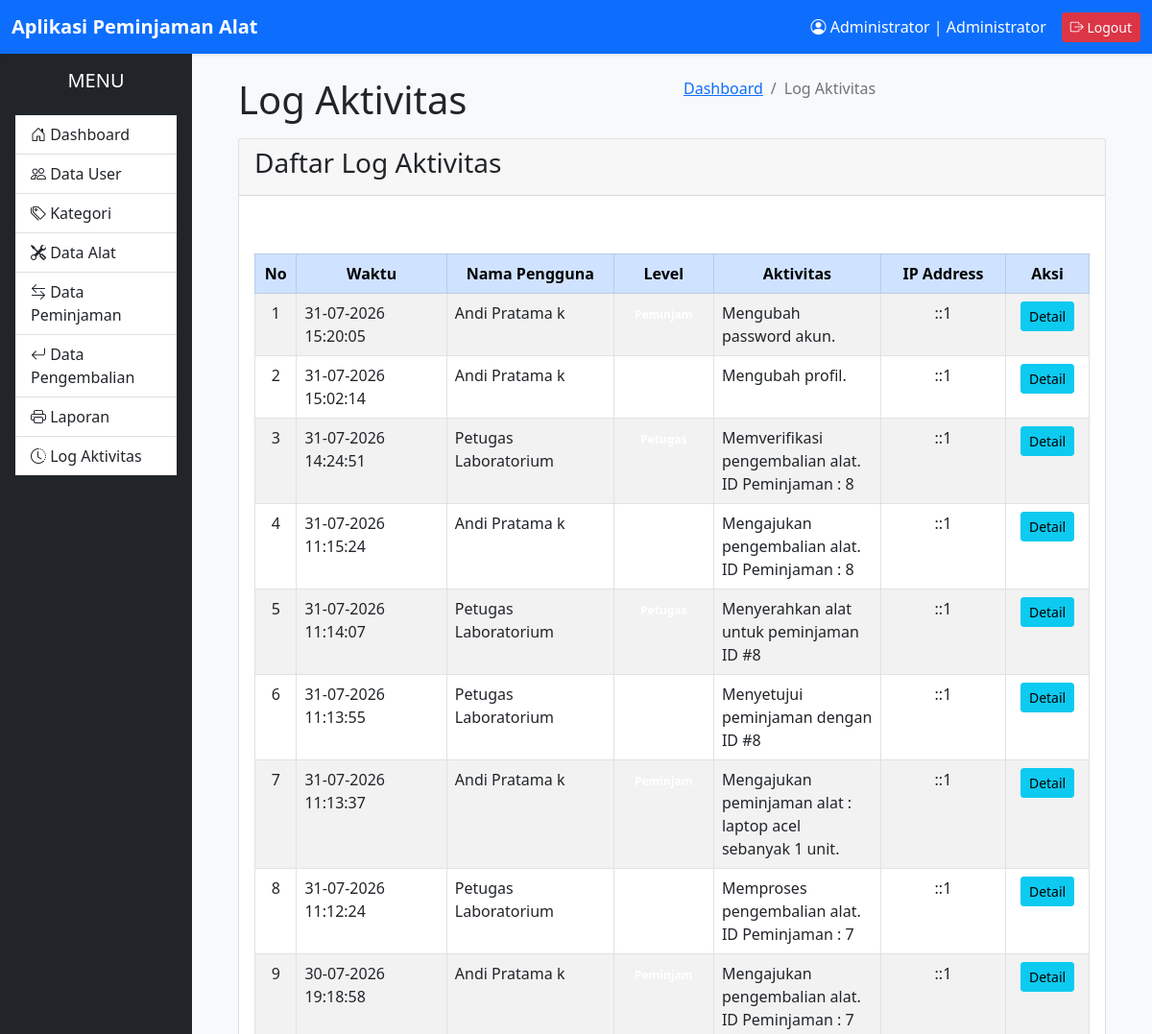
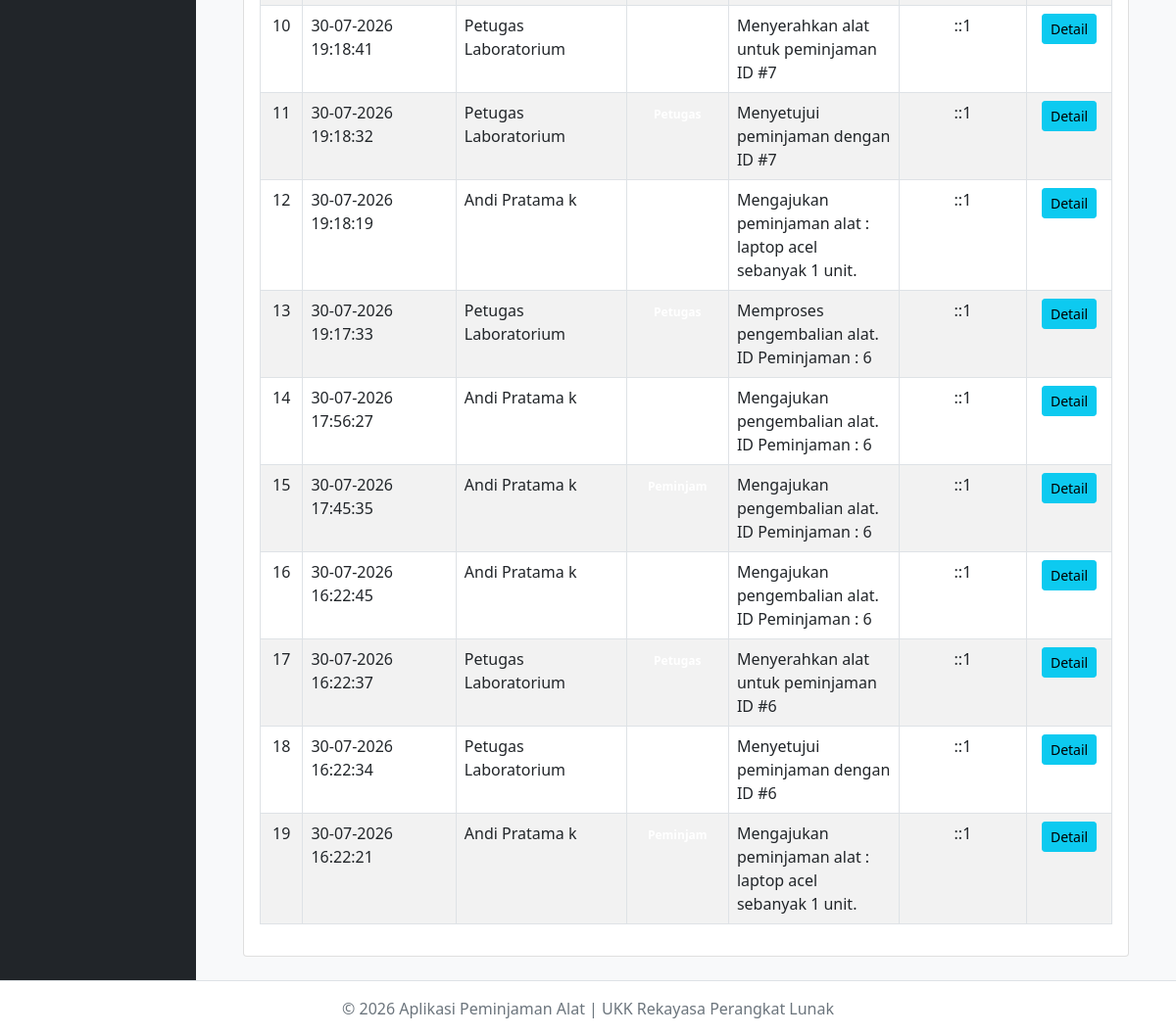
Screenshot of /administrator/log_aktivitas/index.php (signed in) with the database file from the repository (2 pictures, top to bottom).
### tables this page shows
CREATE TABLE `log_aktivitas` (
  `id_log` int(11) NOT NULL,
  `id_user` int(11) NOT NULL,
  `aktivitas` varchar(255) NOT NULL,
  `waktu` datetime DEFAULT current_timestamp(),
  `ip_address` varchar(45) DEFAULT NULL
);

CREATE TABLE `users` (
  `id_user` int(11) NOT NULL,
  `nama_lengkap` varchar(100) NOT NULL,
  `username` varchar(50) NOT NULL,
  `password` varchar(255) NOT NULL,
  `level` enum('Administrator','Petugas','Peminjam') NOT NULL,
  `status` enum('Aktif','Tidak Aktif') DEFAULT 'Aktif',
  `created_at` timestamp NOT NULL DEFAULT current_timestamp(),
  `updated_at` timestamp NOT NULL DEFAULT current_timestamp() ON UPDATE current_timestamp()
);

### administrator/log_aktivitas/index.php (the view, shortened to what this page needs)
<?php
require '../../config/database.php';
$sql = "
    SELECT
        l.id_log,
        l.aktivitas,
        l.waktu,
        l.ip_address,
        u.id_user,
        u.nama_lengkap,
        u.level
    FROM log_aktivitas l
    INNER JOIN users u
        ON l.id_user = u.id_user
    ORDER BY
        l.waktu DESC,
        l.id_log DESC
";
$stmt = $conn->prepare($sql);
if (!$stmt->execute()) {
    die($stmt->error);
}
$result = $stmt->get_result();
$totalData = $result->num_rows;
?>
<!DOCTYPE html>
<html lang="id">
<head>
    <?php include '../../layouts/header.php'; ?>
</head>
<body>
    <div class="wrapper">
        <?php include '../../layouts/navbar.php'; ?>
        <?php include '../../layouts/sidebar.php'; ?>
        <div class="content-wrapper">
            <section class="content-header">
                <div class="container-fluid">
                    <div class="row mb-2">
                        <div class="col-sm-6">
                            <h1>
                                Log Aktivitas
                            </h1>
                        </div>
                        <div class="col-sm-6">
                            <ol class="breadcrumb float-sm-right">
                                <li class="breadcrumb-item">
                                    <a href="../dashboard/index.php">
                                        Dashboard
                                    </a>
                                </li>
                                <li class="breadcrumb-item active">
                                    Log Aktivitas
                                </li>
                            </ol>
                        </div>
                    </div>
                </div>
            </section>
            <section class="content">
                <div class="container-fluid">
                    <div class="card card-primary">
                        <div class="card-header">
                            <h3 class="card-title">
                                Daftar Log Aktivitas
                            </h3>
                        </div>
                        <div class="card-body">
                            <div class="row mb-3">
                                <div class="col-md-6">
                                    <span class="badge badge-primary p-2">
                                    </span>
                                </div>
                            </div>
                            <div class="table-responsive">
                                <table class="table table-bordered table-hover table-striped">
                                    <thead class="table-primary text-center">
                                        <tr>
                                            <th width="5%">No</th>
                                            <th width="18%">Waktu</th>
                                            <th width="20%">Nama Pengguna</th>
                                            <th width="12%">Level</th>
                                            <th>Aktivitas</th>
                                            <th width="15%">IP Address</th>
                                            <th width="10%">Aksi</th>
                                        </tr>
                                    </thead>
                                    <tbody>
                                        <?php if ($totalData > 0) : ?>
                                        <?php
            $no = 1;
            while ($row = $result->fetch_assoc()) :
            ?>
                                        <tr>
                                            <td class="text-center">
                                                <?= $no++ ?>
                                            </td>
                                            <td>
                                                <?= date('d-m-Y H:i:s', strtotime($row['waktu'])) ?>
                                            </td>
                                            <td>
                                                <?= htmlspecialchars($row['nama_lengkap']) ?>
                                            </td>
                                            <td class="text-center">
                                                <?php
                                                switch ($row['level']) {
                                                    case 'Petugas':
                                                        echo '<span class="badge badge-info">Petugas</span>';
                                                        break;
                                                    case 'Peminjam':
                                                        echo '<span class="badge badge-success">Peminjam</span>';
                                                        break;
                                                }
                                                ?>
                                            </td>
                                            <td>
                                                <?= htmlspecialchars($row['aktivitas']) ?>
                                            </td>
                                            <td class="text-center">
                                                <?= htmlspecialchars($row['ip_address']) ?>
                                            </td>
                                            <td class="text-center">
                                                <a href="detail.php?id=<?= $row['id_log'] ?>"
                                                    class="btn btn-info btn-sm">
                                                    Detail
                                                </a>
                                            </td>
                                        </tr>
                                        <?php endwhile; ?>
                                        <?php endif; ?>
                                    </tbody>
                                </table>
                            </div>
                        </div>
                    </div>
                </div>
            </section>
        </div>
        <?php include '../../layouts/footer.php'; ?>
</body>
</html>

### rows the page displays
log_aktivitas: waktu "31-07-2026 15:20:05", id_user.nama_lengkap "Andi Pratama k", aktivitas "Mengubah password akun.", ip_address "::1"
log_aktivitas: waktu "31-07-2026 15:02:14", id_user.nama_lengkap "Andi Pratama k", aktivitas "Mengubah profil.", ip_address "::1"
log_aktivitas: waktu "31-07-2026 14:24:51", id_user.nama_lengkap "Petugas Laboratorium", aktivitas "Memverifikasi pengembalian alat. ID Peminjaman : 8", ip_address "::1"
log_aktivitas: waktu "31-07-2026 11:15:24", id_user.nama_lengkap "Andi Pratama k", aktivitas "Mengajukan pengembalian alat. ID Peminjaman : 8", ip_address "::1"
log_aktivitas: waktu "31-07-2026 11:14:07", id_user.nama_lengkap "Petugas Laboratorium", aktivitas "Menyerahkan alat untuk peminjaman ID #8", ip_address "::1"
log_aktivitas: waktu "31-07-2026 11:13:55", id_user.nama_lengkap "Petugas Laboratorium", aktivitas "Menyetujui peminjaman dengan ID #8", ip_address "::1"
log_aktivitas: waktu "31-07-2026 11:13:37", id_user.nama_lengkap "Andi Pratama k", aktivitas "Mengajukan peminjaman alat : laptop acel sebanyak 1 unit.", ip_address "::1"
log_aktivitas: waktu "31-07-2026 11:12:24", id_user.nama_lengkap "Petugas Laboratorium", aktivitas "Memproses pengembalian alat. ID Peminjaman : 7", ip_address "::1"
log_aktivitas: waktu "30-07-2026 19:18:58", id_user.nama_lengkap "Andi Pratama k", aktivitas "Mengajukan pengembalian alat. ID Peminjaman : 7", ip_address "::1"
log_aktivitas: waktu "30-07-2026 19:18:41", id_user.nama_lengkap "Petugas Laboratorium", aktivitas "Menyerahkan alat untuk peminjaman ID #7", ip_address "::1"
log_aktivitas: waktu "30-07-2026 19:18:32", id_user.nama_lengkap "Petugas Laboratorium", aktivitas "Menyetujui peminjaman dengan ID #7", ip_address "::1"
log_aktivitas: waktu "30-07-2026 19:18:19", id_user.nama_lengkap "Andi Pratama k", aktivitas "Mengajukan peminjaman alat : laptop acel sebanyak 1 unit.", ip_address "::1"
log_aktivitas: waktu "30-07-2026 19:17:33", id_user.nama_lengkap "Petugas Laboratorium", aktivitas "Memproses pengembalian alat. ID Peminjaman : 6", ip_address "::1"
log_aktivitas: waktu "30-07-2026 17:56:27", id_user.nama_lengkap "Andi Pratama k", aktivitas "Mengajukan pengembalian alat. ID Peminjaman : 6", ip_address "::1"
log_aktivitas: waktu "30-07-2026 17:45:35", id_user.nama_lengkap "Andi Pratama k", aktivitas "Mengajukan pengembalian alat. ID Peminjaman : 6", ip_address "::1"
log_aktivitas: waktu "30-07-2026 16:22:45", id_user.nama_lengkap "Andi Pratama k", aktivitas "Mengajukan pengembalian alat. ID Peminjaman : 6", ip_address "::1"
log_aktivitas: waktu "30-07-2026 16:22:37", id_user.nama_lengkap "Petugas Laboratorium", aktivitas "Menyerahkan alat untuk peminjaman ID #6", ip_address "::1"
log_aktivitas: waktu "30-07-2026 16:22:34", id_user.nama_lengkap "Petugas Laboratorium", aktivitas "Menyetujui peminjaman dengan ID #6", ip_address "::1"
log_aktivitas: waktu "30-07-2026 16:22:21", id_user.nama_lengkap "Andi Pratama k", aktivitas "Mengajukan peminjaman alat : laptop acel sebanyak 1 unit.", ip_address "::1"

### other values shown
$_SESSION['nama_lengkap'] "Administrator"
$_SESSION['level'] "Administrator"
